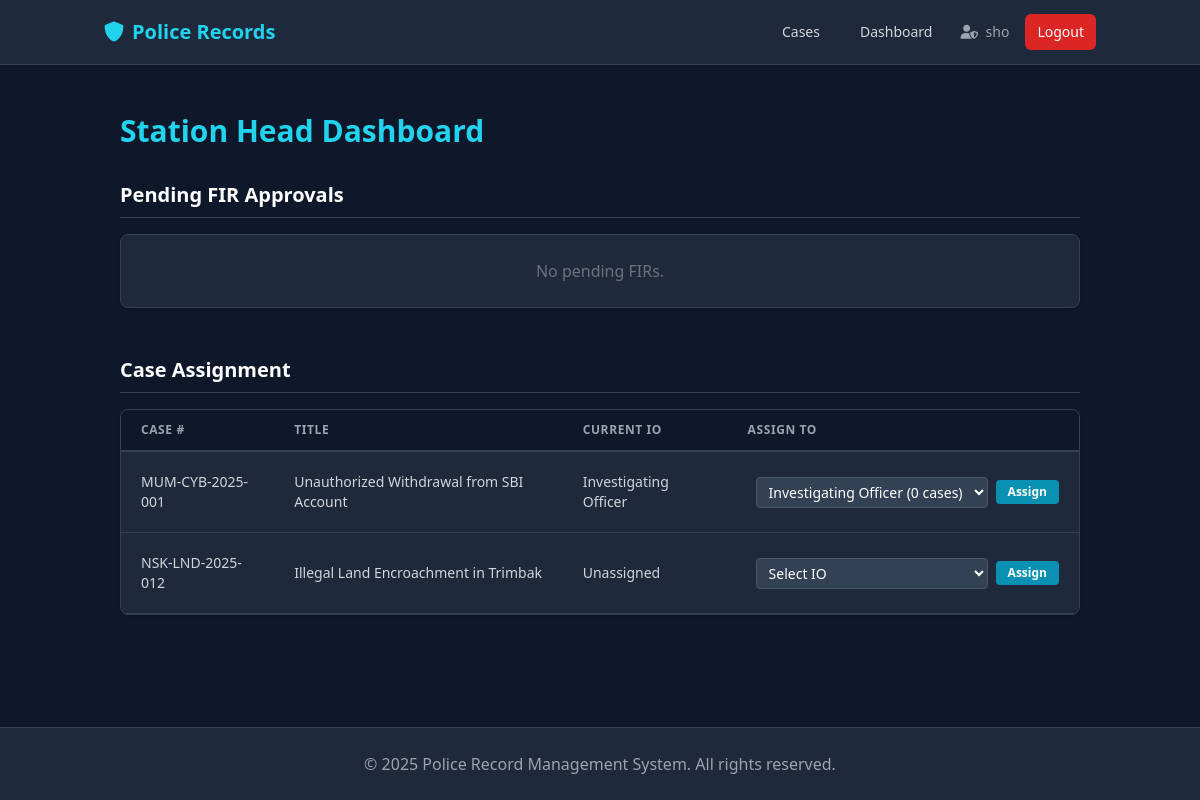
/dashboard (signed in), run on an earlier commit of the app's database.
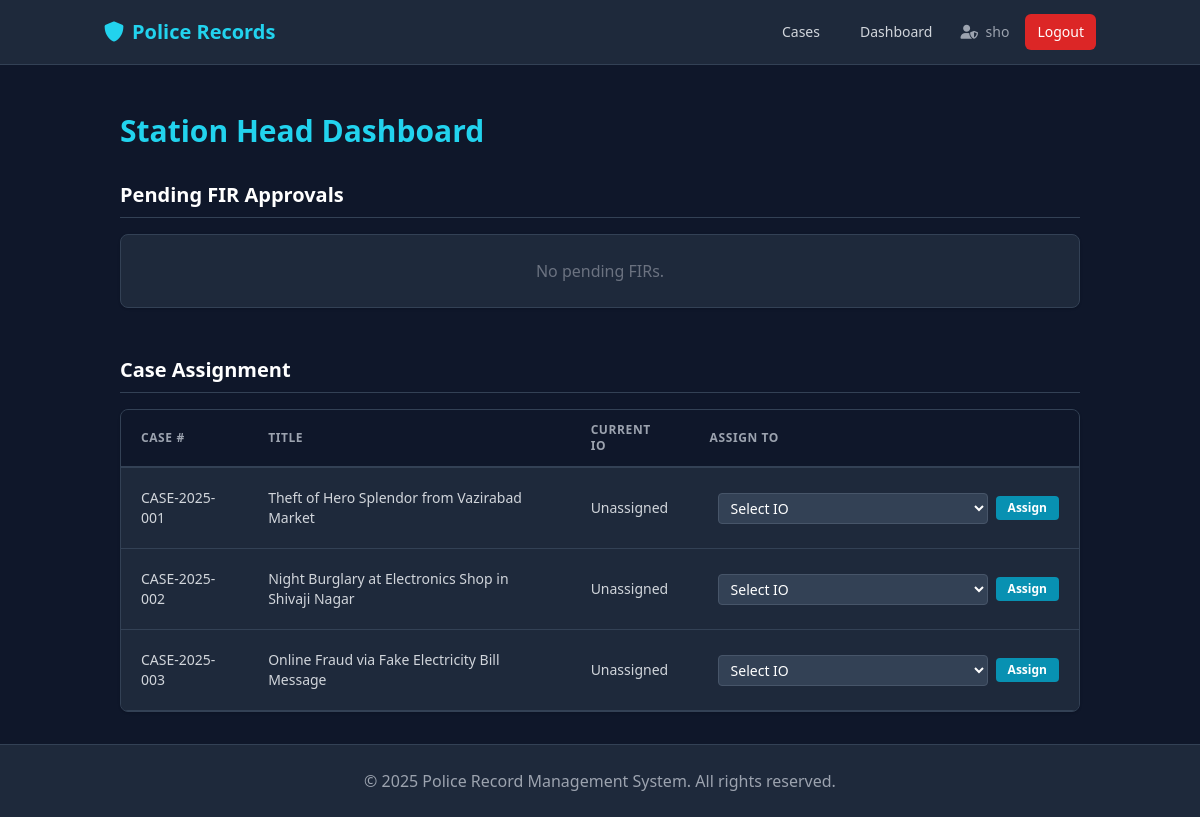
And on a later commit of the database.
### app/models.py (models this page shows, shortened)
class Case(db.Model):
    id = db.Column(db.Integer, primary_key=True)
    station_id = db.Column(db.Integer, db.ForeignKey('station.id'), nullable=False)
    case_number = db.Column(db.String(50), unique=True, nullable=False)
    title = db.Column(db.String(200), nullable=False)
    offense_type = db.Column(db.String(100)) # Theft, Assault, Cybercrime
    short_description = db.Column(db.String(255))
    description = db.Column(db.Text, nullable=False) # Detailed Description
    incident_date = db.Column(db.DateTime)
    location = db.Column(db.String(200)) # Address
    gps_coordinates = db.Column(db.String(100)) # "Lat, Long"
    status = db.Column(db.String(50), default='Open')  # Open, In Progress, Closed, Court
    priority = db.Column(db.String(20), default='Medium')  # Low, Medium, High
    is_cognizable = db.Column(db.Boolean, default=True)
    ipc_sections = db.Column(db.String(200)) # "302, 307 IPC"
    init_medical_exam = db.Column(db.Boolean, default=False)
    init_prelim_enquiry = db.Column(db.Boolean, default=False)
    init_scene_visit = db.Column(db.Boolean, default=False)
    court_status = db.Column(db.String(50)) # Hearing, Verdict Awaited, Closed
    verdict = db.Column(db.Text)
    confidentiality_level = db.Column(db.String(20), default='Public') # Public, Restricted, Confidential
    tags = db.Column(db.Text) # JSON list or comma-separated
    related_case_ids = db.Column(db.Text) # JSON list of IDs
    created_at = db.Column(db.DateTime, default=datetime.utcnow)
    updated_at = db.Column(db.DateTime, default=datetime.utcnow, onupdate=datetime.utcnow)
    created_by_id = db.Column(db.Integer, db.ForeignKey('user.id'), nullable=False)
    assigned_officer_id = db.Column(db.Integer, db.ForeignKey('user.id')) # Lead Officer/Inspector
    station = db.relationship('Station', backref='cases')
    assignee = db.relationship('User', foreign_keys=[assigned_officer_id], backref='cases_led')
    officers = db.relationship('User', secondary=case_officers, backref='cases_assisted') # Team
    criminals = db.relationship('Criminal', secondary='case_criminal', backref=db.backref('cases', lazy=True))
    participants = db.relationship('Participant', backref='case', lazy=True, cascade="all, delete-orphan")
    firs = db.relationship('FIR', backref='case', lazy=True)
    evidence = db.relationship('Evidence', backref='case', lazy=True)
    statements = db.relationship('Statement', backref='case', lazy=True)
    updates = db.relationship('InvestigationUpdate', backref='case', lazy=True)

class User(db.Model, UserMixin):
    id = db.Column(db.Integer, primary_key=True)
    station_id = db.Column(db.Integer, db.ForeignKey('station.id'), nullable=False)
    username = db.Column(db.String(80), unique=True, nullable=False)
    email = db.Column(db.String(120), unique=True, nullable=False)
    password_hash = db.Column(db.String(255), nullable=False)
    role = db.Column(db.String(50), nullable=False)
    full_name = db.Column(db.String(120), nullable=False)
    badge_number = db.Column(db.String(50))
    inspector_id = db.Column(db.Integer, db.ForeignKey('user.id'))
    is_active = db.Column(db.Boolean, default=True)
    created_at = db.Column(db.DateTime, default=datetime.utcnow)
    station = db.relationship('Station', backref='users')
    officers = db.relationship('User', backref=db.backref('inspector', remote_side=[id]), lazy=True)
    cases_reported = db.relationship('Case', foreign_keys='Case.created_by_id', backref='reporter', lazy=True)
    firs_filed = db.relationship('FIR', foreign_keys='FIR.filed_by_id', backref='filer', lazy=True)

### app/sho/routes.py (the view)
@sho.route('/dashboard')
@login_required
@roles_required('sho')
def dashboard():
    pending_firs = FIR.query.filter_by(status='Pending', forwarded_to_sho=True).all()
    active_cases = Case.query.filter(Case.status.in_(['Open', 'In Progress'])).all()
    assignable_officers = User.query.filter(User.role.in_(['io', 'officer'])).all()
    return render_template('sho/dashboard.html', pending_firs=pending_firs, active_cases=active_cases, ios=assignable_officers)

### app/models.py (called while the page is built)
@login_manager.user_loader
def load_user(user_id):
    return User.query.get(int(user_id))

### app/utils.py (called while the page is built)
def roles_required(*roles):
    def wrapper(f):
        @wraps(f)
        def decorated_view(*args, **kwargs):
            if not current_user.is_authenticated:
                return login_manager.unauthorized()
            if current_user.role not in roles and current_user.role != 'admin':
                return render_template('403.html'), 403
            return f(*args, **kwargs)
        return decorated_view
    return wrapper

### app/templates/sho/dashboard.html (shortened to what the changed rows need)
{% extends "base.html" %}
{% block content %}
<div class="container mx-auto px-4">
    <h2 class="text-3xl font-bold text-cyan-400 mb-8">Station Head Dashboard</h2>
    <div>
        <div class="bg-slate-800 rounded-lg shadow border border-slate-700 overflow-hidden">
            {% if active_cases %}
            <table class="min-w-full leading-normal">
                <thead>
                    <tr>
                        <th
                            class="px-5 py-3 border-b-2 border-slate-700 bg-slate-900 text-left text-xs font-semibold text-gray-400 uppercase tracking-wider">
                            Case #</th>
                        <th
                            class="px-5 py-3 border-b-2 border-slate-700 bg-slate-900 text-left text-xs font-semibold text-gray-400 uppercase tracking-wider">
                            Title</th>
                        <th
                            class="px-5 py-3 border-b-2 border-slate-700 bg-slate-900 text-left text-xs font-semibold text-gray-400 uppercase tracking-wider">
                            Current IO</th>
                        <th
                            class="px-5 py-3 border-b-2 border-slate-700 bg-slate-900 text-left text-xs font-semibold text-gray-400 uppercase tracking-wider">
                            Assign To</th>
                    </tr>
                </thead>
                <tbody>
                    {% for case in active_cases %}
                    <tr>
                        <td class="px-5 py-5 border-b border-slate-700 bg-slate-800 text-sm text-gray-300">{{
                            case.case_number }}</td>
                        <td class="px-5 py-5 border-b border-slate-700 bg-slate-800 text-sm text-gray-300">{{ case.title
                            }}</td>
                        <td class="px-5 py-5 border-b border-slate-700 bg-slate-800 text-sm text-gray-300">
                            {{ case.assignee.full_name if case.assignee else 'Unassigned' }}
                        </td>
                        <td class="px-5 py-5 border-b border-slate-700 bg-slate-800 text-sm">
                            <form action="{{ url_for('sho.assign_io', case_id=case.id) }}" method="POST"
                                class="flex items-center space-x-2">
                                <select name="io_id"
                                    class="bg-slate-700 text-white text-sm rounded border border-slate-600 px-2 py-1">
                                    <option value="">Select IO</option>
                                    {% for io in ios %}
                                    <option value="{{ io.id }}" {% if case.assigned_officer_id==io.id %}selected{% endif
                                        %}>{{ io.full_name }} ({{ io.cases_assigned|length }} cases)</option>
                                    {% endfor %}
                                </select>
                                <button type="submit"
                                    class="bg-cyan-600 hover:bg-cyan-700 text-white text-xs font-bold py-1 px-3 rounded">Assign</button>
                            </form>
                        </td>
                    </tr>
                    {% endfor %}
                </tbody>
            </table>
            {% else %}
            <div class="p-6 text-center text-gray-500">No active cases.</div>
            {% endif %}
        </div>
    </div>
</div>
{% endblock %}

What changed in the data, as far as the page shows it:
no longer on this page (row edited): Case: case_number "NSK-LND-2025-012", title "Illegal Land Encroachment in Trimbak", assignee "Unassigned"
changed Case: case_number "MUM-CYB-2025-001" → "CASE-2025-001"; title "Unauthorized Withdrawal from SBI Account" → "Theft of Hero Splendor from Vazirabad Market"; assignee "Investigating Officer" → "Unassigned"; io_id "Investigating Officer (0 cases)" → "Select IO"
now on this page (row edited): Case: case_number "CASE-2025-002", title "Night Burglary at Electronics Shop in Shivaji Nagar", assignee "Unassigned"
now on this page (row edited): Case: case_number "CASE-2025-003", title "Online Fraud via Fake Electricity Bill Message", assignee "Unassigned"
